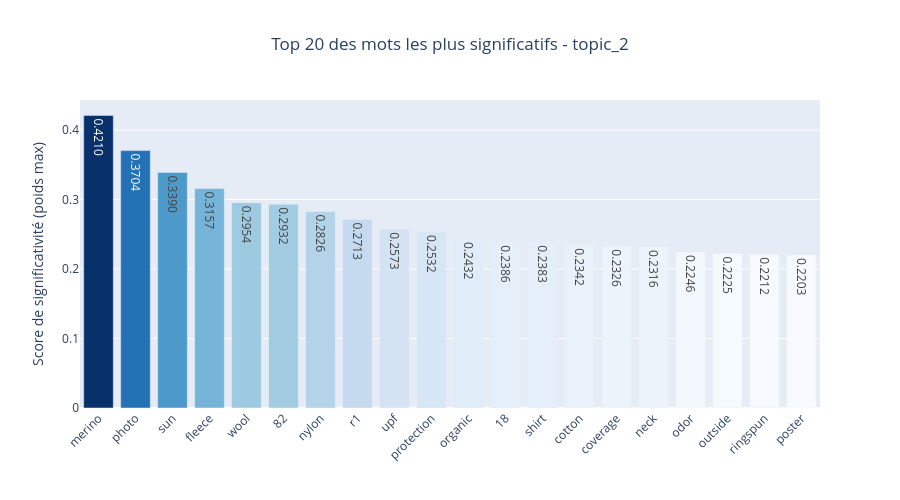

The notebook cell this image was saved under:
### Code cell
import plotly.express as px

# 🔧 Paramètre : choisis le topic à afficher
topic_to_plot = "topic_2" 

# Filtrer les mots du topic + trier par poids décroissant
top_words = (df_dominant
             .sort_values(by='poids_max', ascending=False)
             .head(20)
            )

# Créer le graphique avec le style TF-IDF
fig = px.bar(
    top_words,
    x='mot',                                
    y='poids_max',                          
    text='poids_max',                      
    title=f'Top 20 des mots les plus significatifs - {topic_to_plot}',  
    labels={'mot': 'Mot', 'poids_max': 'Score de significativité (poids max)'},  
    color='poids_max',                     
    color_continuous_scale='Blues'         
)

# Mise en page identique à ton TF-IDF
fig.update_layout(
    xaxis_tickangle=-45,                    
    xaxis_title='',                          
    yaxis_title='Score de significativité (poids max)',
    uniformtext_minsize=10,
    uniformtext_mode='hide',
    title_x=0.5,                            
    height=500,
    coloraxis_showscale=False                
)

fig.update_traces(texttemplate='%{text:.4f}')

fig.show()

### Figure 1 — Plotly figure (JSON) as saved in the notebook; plotly's stock layout.template omitted (floating-point values rounded to 4 significant figures)
{"data": [{"hovertemplate": "Mot=%{x}<br>Score de significativité (poids max)=%{marker.color}<extra></extra>", "legendgroup": "", "marker": {"color": [0.421, 0.3704, 0.339, 0.3157, 0.2954, 0.2932, 0.2826, 0.2713, 0.2573, 0.2532, 0.2432, 0.2386, 0.2383, 0.2342, 0.2326, 0.2316, 0.2246, 0.2225, 0.2212, 0.2203], "coloraxis": "coloraxis", "pattern": {"shape": ""}}, "name": "", "orientation": "v", "showlegend": false, "text": [0.421, 0.3704, 0.339, 0.3157, 0.2954, 0.2932, 0.2826, 0.2713, 0.2573, 0.2532, 0.2432, 0.2386, 0.2383, 0.2342, 0.2326, 0.2316, 0.2246, 0.2225, 0.2212, 0.2203], "textposition": "auto", "texttemplate": "%{text:.4f}", "type": "bar", "x": ["merino", "photo", "sun", "fleece", "wool", "82", "nylon", "r1", "upf", "protection", "organic", "18", "shirt", "cotton", "coverage", "neck", "odor", "outside", "ringspun", "poster"], "xaxis": "x", "y": [0.421, 0.3704, 0.339, 0.3157, 0.2954, 0.2932, 0.2826, 0.2713, 0.2573, 0.2532, 0.2432, 0.2386, 0.2383, 0.2342, 0.2326, 0.2316, 0.2246, 0.2225, 0.2212, 0.2203], "yaxis": "y"}], "layout": {"barmode": "relative", "coloraxis": {"colorbar": {"title": {"text": "Score de significativité (poids max)"}}, "colorscale": [[0, "rgb(247,251,255)"], [0.125, "rgb(222,235,247)"], [0.25, "rgb(198,219,239)"], [0.375, "rgb(158,202,225)"], [0.5, "rgb(107,174,214)"], [0.625, "rgb(66,146,198)"], [0.75, "rgb(33,113,181)"], [0.875, "rgb(8,81,156)"], [1, "rgb(8,48,107)"]], "showscale": false}, "height": 500, "legend": {"tracegroupgap": 0}, "title": {"text": "Top 20 des mots les plus significatifs - topic_2", "x": 0.5}, "uniformtext": {"minsize": 10, "mode": "hide"}, "xaxis": {"anchor": "y", "domain": [0, 1], "tickangle": -45, "title": {"text": ""}}, "yaxis": {"anchor": "x", "domain": [0, 1], "title": {"text": "Score de significativité (poids max)"}}}}
